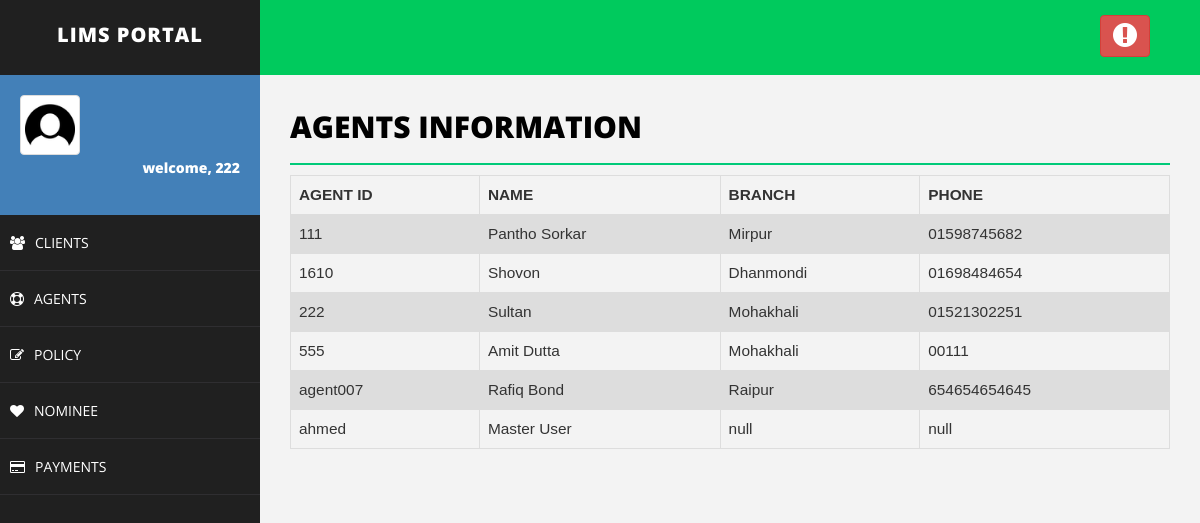
The page /agent.php (signed in) on the database as committed earlier.
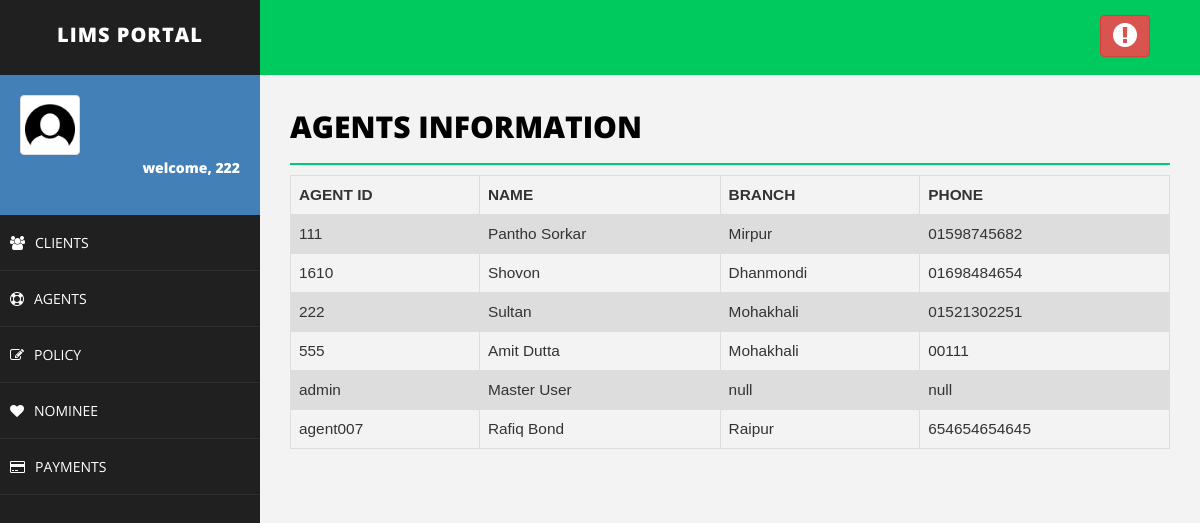
The same page on the database as committed later.
### tables this page shows
CREATE TABLE IF NOT EXISTS `agent` (
  `agent_id` varchar(50) NOT NULL,
  `agent_password` varchar(30) NOT NULL,
  `name` varchar(50) NOT NULL,
  `branch` varchar(50) NOT NULL,
  `phone` varchar(50) NOT NULL
);

### agent.php (the view, shortened to what this page needs)
<!DOCTYPE html>
<html>
<head>
    <link href="assets/css/bootstrap.css" rel="stylesheet" />
    <link href="assets/css/font-awesome.css" rel="stylesheet" />
    <link href="assets/css/basic.css" rel="stylesheet" />
    <link href="assets/css/custom.css" rel="stylesheet" />
</head>
<body>
<?php include 'header.php';
?>
        <div id="page-wrapper">
                <div class="row">
                    <div class="col-md-12">
                        <h1 class="page-head-line">Agents Information
						</h1>
                    </div>
                </div>
<?php
include'connection.php';
	$sql = "SELECT agent_id,agent_password,name,branch,phone FROM agent";
	$result = $conn->query($sql);
	echo "<table class=\"table\">\n";
    echo "  <tr>\n";
    echo "    <th>AGENT ID</th>\n";
    echo "    <th>NAME</th>\n";
    echo "    <th>BRANCH</th>\n";
    echo "    <th>PHONE</th>\n";
    echo "  </tr>";
	if ($result->num_rows > 0) {
	while($row = $result->fetch_assoc()) {
		echo "<tr>\n";
		echo "    <td>".$row["agent_id"]."</td>\n";
		echo "    <td>".$row["name"]."</td>\n";
		echo "    <td>".$row["branch"]."</td>\n";
		echo "    <td>".$row["phone"]."</td>\n";
	}
	echo "</table>\n";
}
?>
        </div>
    </div>
</body>
</html>

### header.php (shortened to what this page needs)
<body>
    <div id="wrapper">
        <nav class="navbar navbar-default navbar-cls-top " role="navigation" style="margin-bottom: 0">
            <div class="navbar-header">
                <a class="navbar-brand" href="index.php">LIMS Portal</a>
            </div>
            <div class="header-right">
                 <a href="<?php echo "logout.php" ?>" class="btn btn-danger" title="Logout"><i class="fa fa-exclamation-circle fa-2x"></i></a>
            </div>
        </nav>
        <nav class="navbar-default navbar-side" role="navigation">
            <div class="sidebar-collapse">
                <ul class="nav" id="main-menu">
                    <li>
                        <div class="user-img-div">
                            <img src="assets/img/user.png" class="img-thumbnail" />
                            <div class="inner-text">
                                <?php
									if(!isset($_SESSION["username"])){
										header("Location: index.php");
									}else {
										echo "welcome, ".$_SESSION["username"];
									}
								?>
                            <br />
                            </div>
                        </div>
                    </li>
                 <li>
                      <a href="client.php"><i class="fa fa-users "></i>CLIENTS</a >
                 </li>
                 <li>
                      <a href="agent.php"><i class="fa fa-life-saver "></i>AGENTS</a>
                 </li>
                 <li>
                      <a href="policy.php"><i class="fa fa-pencil-square-o "></i>POLICY</a>
                 </li>
                 <li>
                      <a href="nominee.php"><i class="fa fa-heart "></i>NOMINEE</a>
                 </li>
                 <li>
                      <a href="payment.php"><i class="fa fa-credit-card "></i>PAYMENTS</a>
                 </li>
                </ul>
            </div>
        </nav>

### assets/css/basic.css (style rules this page uses)
body { font-family: 'Open Sans', sans-serif; line-height:25px; }
#wrapper { width: 100%; background: #202020; }
#page-wrapper { padding: 15px 15px; min-height: 600px; background: #F3F3F3; }
.page-head-line { font-size: 30px; text-transform: uppercase; color: #000; font-weight: 800; padding-bottom: 20px; border-bottom: 2px solid #00CA79; margin-bottom: 10px; }
.navbar-cls-top .navbar-brand { color: #fff; background: #202020; width: 260px; text-align: center; height: 75px; font-size: 20px; letter-spacing: 1px; font-weight: 900; padding-top: 25px; text-transform:uppercase; }
.header-right { color: #fff; padding: 15px 50px 5px 50px; float: right; font-size: 16px; }
.user-img-div { min-height: 140px; padding: 20px; background-color: #4380B8; }
.user-img-div img { max-height: 60px; }
.user-img-div .inner-text { text-align: right; position: relative; color: #fff; font-weight: 800; line-height: 25px; }
.sidebar-collapse, .sidebar-collapse .nav { background: none; }
.sidebar-collapse .nav { padding: 0; }
.sidebar-collapse .nav > li > a { color: #fff; background: #202020; text-shadow: none; padding: 15px 40px; border-bottom: 1px solid #2F2E31; }
.sidebar-collapse > .nav > li > a { padding: 15px 10px; }
.navbar-side { border: none; background-color: #202020; }
.navbar-cls-top { background: #00ca5d; border-bottom: none; }
.navbar-default { border: 0px solid black; }
.navbar-header { background: #000000; }
.nav > li > a > i { margin-right: 10px; }
@media (min-width:768px) { #page-wrapper { margin: 0 0 0 260px; padding: 15px 30px; min-height: 1200px; } }
@media (min-width:768px) { .navbar-side { z-index: 1; position: absolute; width: 260px; } }
@media (min-width:768px) { .navbar { border-radius: 0px; } }

### agent.php (style rules this page uses)
.btn { background-color: #4CAF50; float: right; color:white; text-decoration:none; }
table { font-family: arial, sans-serif; border-collapse: collapse; width: 100%; margin-left:0%; font-size:110%; }
td, th { border: 1px solid #dddddd; text-align: left; padding: 8px; }
tr:nth-child(even) { background-color: #dddddd; }

Rows that differ between the two databases and show on the page:
removed agent: agent_id "ahmed", name "Master User", branch "null", phone "null"
added agent: agent_id "admin", name "Master User", branch "null", phone "null"
